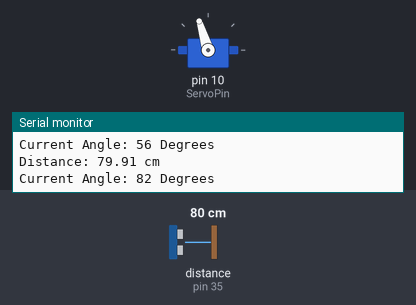
Simulated run of this sketch. Board: Arduino Mega 2560, built with avr-gcc and run on an emulated ATmega2560. Shown: servo, the last lines printed to the serial monitor. Wiring (inferred from the names in the program): ultrasonic range finder: trigger pin 33; echo pin 35. The inputs (shaded band) are chosen by the test bench; at power-on: distance to the obstacle (sensor on pin 35) 80 cm. The echo pulse lasts 58.3 µs per cm.

Above: at 1.2 s.
1.3 s: distance to the obstacle (sensor on pin 35) set to 299 cm
At 1.88 s:
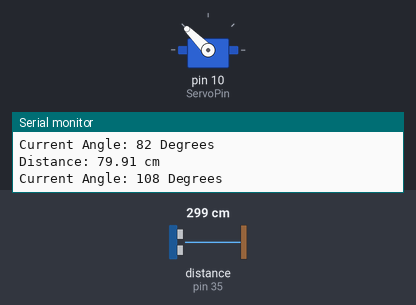
4.3 s: distance to the obstacle (sensor on pin 35) set to 35 cm
At 4.56 s:
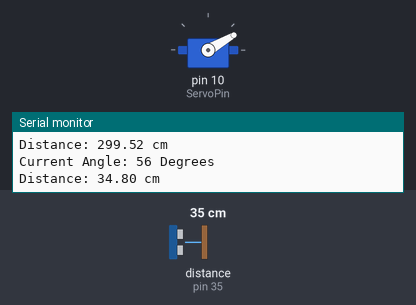
7.3 s: distance to the obstacle (sensor on pin 35) set to 2 cm
10.3 s: distance to the obstacle (sensor on pin 35) set to 60 cm
Timing chart, 0 to 14.3 s (numbered marks = the images above; inputs shaded):
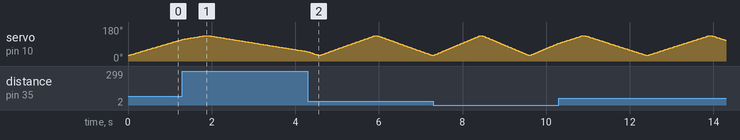

The sketch:

Calculate_distance_and_obstacle_angle.ino
```cpp
#include<Servo.h>

//Defining Servo motor and ultrasonic sensor connected pins
#define TrigPin 33
#define EchoPin 35
#define ServoPin 10

// Defining minimuma and maximum angles of rotation of the servo motor
const int minAngle = 30;
const int maxAngle = 135;

// Defining speed of rotating the servo motor
int step_Speed = 1;

// Defining variables to store the current distance and current angle
float curr_Distance = 0;
int curr_Angle = 0;

//Creating a class instance for the servo motor
Servo RadarMotor;

void setup() {
  Serial.begin(9600);
  pinMode(TrigPin, OUTPUT);
  pinMode(EchoPin, INPUT);
  pinMode(ServoPin, OUTPUT);
  RadarMotor.attach(ServoPin);

}

void loop() {
  MotorControl();

}

void MotorControl(){
  //Start by moving servo motor to minimum angle
  RadarMotor.write(minAngle);

  //Move motor to max angle in steps
  for (curr_Angle = minAngle; curr_Angle <= maxAngle; curr_Angle += step_Speed) { // goes from 30 degrees to 135 degrees
    // in steps of 1 degree
    RadarMotor.write(curr_Angle);              // tell servo to go to position in variable 'curr_Angle'
    delay(10);                       // waits 15ms for the servo to reach the position

    //Calculate distance from object for every angle turned
    CalculateDistance();
  }
  for (curr_Angle = maxAngle; curr_Angle >= minAngle; curr_Angle -= step_Speed) { // goes from 135 degrees to 30 degrees
    // in steps of 1 degree
    RadarMotor.write(curr_Angle);              // tell servo to go to position in variable 'curr_Angle'
    delay(10); // waits 15ms for the servo to reach the position

    //Calculate distance from object for every angle turned
    CalculateDistance();
  }

}

void CalculateDistance(){
  //Triger the ultrasonic sensor
  digitalWrite(TrigPin, LOW); //Trigerint the triger pin low first and delaying for 10 microseconds
  delayMicroseconds(2);

  digitalWrite(TrigPin, HIGH);
  delayMicroseconds(10);
  digitalWrite(TrigPin, LOW);

  //Calculate distance from object
  long duration = pulseIn(EchoPin, HIGH);
  curr_Distance = duration * 0.0344 / 2; // Expression to calculate distance using time

  //Gettinmg Distance at specific servo angles
  if (curr_Angle==30 || curr_Angle==56 || curr_Angle==82 || curr_Angle==108 || curr_Angle==135){
    Serial.print("Distance: ");
    Serial.print(curr_Distance);
    Serial.println(" cm");
    Serial.print("Current Angle: ");
    Serial.print(curr_Angle);
    Serial.println(" Degrees");
  }

}
```
